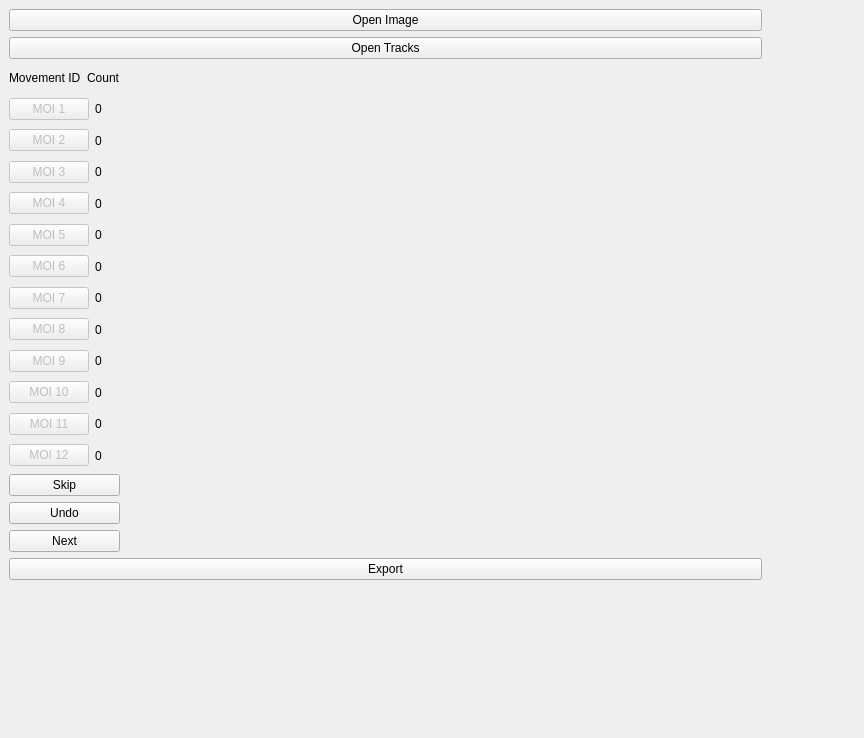
<?xml version="1.0" encoding="UTF-8"?>
<ui version="4.0">
 <class>Form</class>
 <widget class="QWidget" name="Form">
  <property name="geometry">
   <rect>
    <x>0</x>
    <y>0</y>
    <width>864</width>
    <height>738</height>
   </rect>
  </property>
  <property name="sizePolicy">
   <sizepolicy hsizetype="Expanding" vsizetype="Expanding">
    <horstretch>0</horstretch>
    <verstretch>0</verstretch>
   </sizepolicy>
  </property>
  <property name="windowTitle">
   <string>Form</string>
  </property>
  <widget class="QWidget" name="layoutWidget">
   <property name="geometry">
    <rect>
     <x>9</x>
     <y>9</y>
     <width>753</width>
     <height>571</height>
    </rect>
   </property>
   <layout class="QVBoxLayout" name="verticalLayout_2">
    <item>
     <widget class="QPushButton" name="pushButton_openimg">
      <property name="text">
       <string>Open Image</string>
      </property>
     </widget>
    </item>
    <item>
     <widget class="QPushButton" name="pushButton_opentrk">
      <property name="text">
       <string>Open Tracks</string>
      </property>
     </widget>
    </item>
    <item>
     <layout class="QHBoxLayout" name="horizontalLayout_6">
      <item>
       <layout class="QVBoxLayout" name="verticalLayout">
        <item>
         <layout class="QHBoxLayout" name="horizontalLayout">
          <item>
           <widget class="QLabel" name="label">
            <property name="text">
             <string>Movement ID</string>
            </property>
           </widget>
          </item>
          <item>
           <widget class="QLabel" name="label_5">
            <property name="text">
             <string>Count</string>
            </property>
           </widget>
          </item>
         </layout>
        </item>
        <item>
         <layout class="QHBoxLayout" name="horizontalLayout_2">
          <item>
           <widget class="QPushButton" name="pushButton_1">
            <property name="enabled">
             <bool>false</bool>
            </property>
            <property name="text">
             <string>MOI 1</string>
            </property>
           </widget>
          </item>
          <item>
           <widget class="QLabel" name="count_1">
            <property name="text">
             <string>0</string>
            </property>
           </widget>
          </item>
         </layout>
        </item>
        <item>
         <layout class="QHBoxLayout" name="horizontalLayout_3">
          <item>
           <widget class="QPushButton" name="pushButton_2">
            <property name="enabled">
             <bool>false</bool>
            </property>
            <property name="text">
             <string>MOI 2</string>
            </property>
           </widget>
          </item>
          <item>
           <widget class="QLabel" name="count_2">
            <property name="text">
             <string>0</string>
            </property>
           </widget>
          </item>
         </layout>
        </item>
        <item>
         <layout class="QHBoxLayout" name="horizontalLayout_4">
          <item>
           <widget class="QPushButton" name="pushButton_3">
            <property name="enabled">
             <bool>false</bool>
            </property>
            <property name="text">
             <string>MOI 3</string>
            </property>
           </widget>
          </item>
          <item>
           <widget class="QLabel" name="count_3">
            <property name="text">
             <string>0</string>
            </property>
           </widget>
          </item>
         </layout>
        </item>
        <item>
         <layout class="QHBoxLayout" name="horizontalLayout_5">
          <item>
           <widget class="QPushButton" name="pushButton_4">
            <property name="enabled">
             <bool>false</bool>
            </property>
            <property name="text">
             <string>MOI 4</string>
            </property>
           </widget>
          </item>
          <item>
           <widget class="QLabel" name="count_4">
            <property name="text">
             <string>0</string>
            </property>
           </widget>
          </item>
         </layout>
        </item>
        <item>
         <layout class="QHBoxLayout" name="horizontalLayout_7">
          <item>
           <widget class="QPushButton" name="pushButton_5">
            <property name="enabled">
             <bool>false</bool>
            </property>
            <property name="text">
             <string>MOI 5</string>
            </property>
           </widget>
          </item>
          <item>
           <widget class="QLabel" name="count_5">
            <property name="text">
             <string>0</string>
            </property>
           </widget>
          </item>
         </layout>
        </item>
        <item>
         <layout class="QHBoxLayout" name="horizontalLayout_8">
          <item>
           <widget class="QPushButton" name="pushButton_6">
            <property name="enabled">
             <bool>false</bool>
            </property>
            <property name="text">
             <string>MOI 6</string>
            </property>
           </widget>
          </item>
          <item>
           <widget class="QLabel" name="count_6">
            <property name="text">
             <string>0</string>
            </property>
           </widget>
          </item>
         </layout>
        </item>
        <item>
         <layout class="QHBoxLayout" name="horizontalLayout_9">
          <item>
           <widget class="QPushButton" name="pushButton_7">
            <property name="enabled">
             <bool>false</bool>
            </property>
            <property name="text">
             <string>MOI 7</string>
            </property>
           </widget>
          </item>
          <item>
           <widget class="QLabel" name="count_7">
            <property name="text">
             <string>0</string>
            </property>
           </widget>
          </item>
         </layout>
        </item>
        <item>
         <layout class="QHBoxLayout" name="horizontalLayout_10">
          <item>
           <widget class="QPushButton" name="pushButton_8">
            <property name="enabled">
             <bool>false</bool>
            </property>
            <property name="text">
             <string>MOI 8</string>
            </property>
           </widget>
          </item>
          <item>
           <widget class="QLabel" name="count_8">
            <property name="text">
             <string>0</string>
            </property>
           </widget>
          </item>
         </layout>
        </item>
        <item>
         <layout class="QHBoxLayout" name="horizontalLayout_11">
          <item>
           <widget class="QPushButton" name="pushButton_9">
            <property name="enabled">
             <bool>false</bool>
            </property>
            <property name="text">
             <string>MOI 9</string>
            </property>
           </widget>
          </item>
          <item>
           <widget class="QLabel" name="count_9">
            <property name="text">
             <string>0</string>
            </property>
           </widget>
          </item>
         </layout>
        </item>
        <item>
         <layout class="QHBoxLayout" name="horizontalLayout_12">
          <item>
           <widget class="QPushButton" name="pushButton_10">
            <property name="enabled">
             <bool>false</bool>
            </property>
            <property name="text">
             <string>MOI 10</string>
            </property>
           </widget>
          </item>
          <item>
           <widget class="QLabel" name="count_10">
            <property name="text">
             <string>0</string>
            </property>
           </widget>
          </item>
         </layout>
        </item>
        <item>
         <layout class="QHBoxLayout" name="horizontalLayout_13">
          <item>
           <widget class="QPushButton" name="pushButton_11">
            <property name="enabled">
             <bool>false</bool>
            </property>
            <property name="text">
             <string>MOI 11</string>
            </property>
           </widget>
          </item>
          <item>
           <widget class="QLabel" name="count_11">
            <property name="text">
             <string>0</string>
            </property>
           </widget>
          </item>
         </layout>
        </item>
        <item>
         <layout class="QHBoxLayout" name="horizontalLayout_14">
          <item>
           <widget class="QPushButton" name="pushButton_12">
            <property name="enabled">
             <bool>false</bool>
            </property>
            <property name="text">
             <string>MOI 12</string>
            </property>
           </widget>
          </item>
          <item>
           <widget class="QLabel" name="count_12">
            <property name="text">
             <string>0</string>
            </property>
           </widget>
          </item>
         </layout>
        </item>
        <item>
         <widget class="QPushButton" name="pushButton_skip">
          <property name="text">
           <string>Skip</string>
          </property>
         </widget>
        </item>
        <item>
         <widget class="QPushButton" name="pushButton_undo">
          <property name="text">
           <string>Undo</string>
          </property>
         </widget>
        </item>
        <item>
         <widget class="QPushButton" name="pushButton_next">
          <property name="text">
           <string>Next</string>
          </property>
         </widget>
        </item>
       </layout>
      </item>
      <item>
       <widget class="QLabel" name="label_img">
        <property name="sizePolicy">
         <sizepolicy hsizetype="Expanding" vsizetype="Expanding">
          <horstretch>0</horstretch>
          <verstretch>0</verstretch>
         </sizepolicy>
        </property>
        <property name="minimumSize">
         <size>
          <width>640</width>
          <height>480</height>
         </size>
        </property>
        <property name="autoFillBackground">
         <bool>true</bool>
        </property>
        <property name="text">
         <string/>
        </property>
       </widget>
      </item>
     </layout>
    </item>
    <item>
     <widget class="QPushButton" name="pushButton_export">
      <property name="text">
       <string>Export</string>
      </property>
     </widget>
    </item>
   </layout>
  </widget>
  <widget class="QLabel" name="label_1">
   <property name="geometry">
    <rect>
     <x>15</x>
     <y>586</y>
     <width>840</width>
     <height>16</height>
    </rect>
   </property>
   <property name="text">
    <string/>
   </property>
  </widget>
  <widget class="QLabel" name="label_2">
   <property name="geometry">
    <rect>
     <x>15</x>
     <y>605</y>
     <width>840</width>
     <height>16</height>
    </rect>
   </property>
   <property name="text">
    <string/>
   </property>
  </widget>
  <widget class="QLabel" name="label_3">
   <property name="geometry">
    <rect>
     <x>15</x>
     <y>624</y>
     <width>840</width>
     <height>16</height>
    </rect>
   </property>
   <property name="text">
    <string/>
   </property>
  </widget>
  <widget class="QLabel" name="label_4">
   <property name="geometry">
    <rect>
     <x>15</x>
     <y>643</y>
     <width>840</width>
     <height>16</height>
    </rect>
   </property>
   <property name="text">
    <string/>
   </property>
  </widget>
 </widget>
 <resources/>
 <connections/>
</ui>
